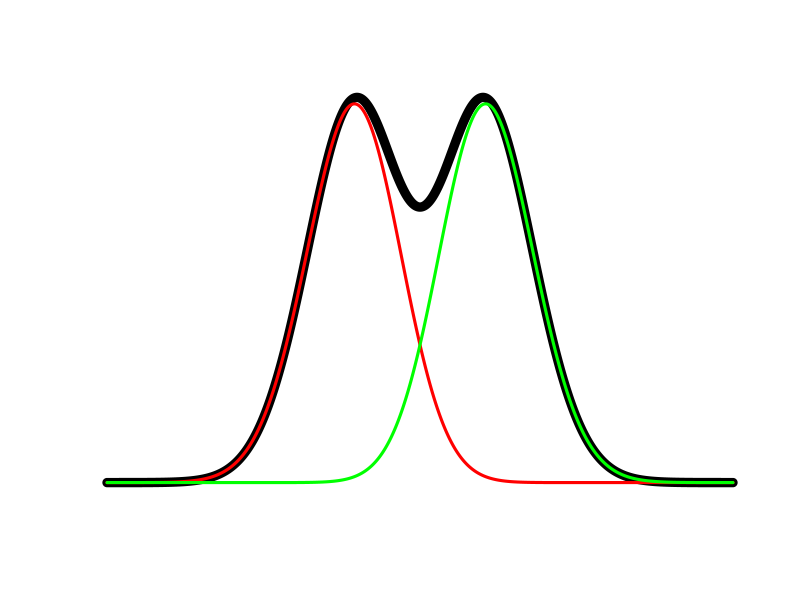

This figure's R source:
# Normal distributions found in the Tower of Pisa
# www.overfitting.net
# https://www.overfitting.net/2026/01/distribuciones-normales-en-la-torre-de.html

library(Cairo)


plot_two_skew_normals_and_sum <- function(
        xi1 = -0.2, xi2 = 0.2,  # x axis location
        omega1 = 1, omega2 = 1,  # width (~stdev)
        alpha1 = -4, alpha2 = 4,  # skewness (asymmetry)
        n = 5000, labels = FALSE  # resolution and labelling
) {
    # Skewed normal distribution function
    dskewnorm <- function(x, xi, omega, alpha) {
        z <- (x - xi) / omega
        2 / omega * dnorm(z) * pnorm(alpha * z)
    }
    
    # Calculations
    from <- min(xi1 - 5*omega1, xi2 - 5*omega2)
    to   <- max(xi1 + 5*omega1, xi2 + 5*omega2)
    x <- seq(from, to, length.out = n)
    y1 <- dskewnorm(x, xi1, omega1, alpha1)
    y2 <- dskewnorm(x, xi2, omega2, alpha2)
    ysum <- y1 + y2
    
    # Plotting
    plot(x, ysum, type = "l", lwd = 9,  # ysum always >= y1, y2
         axes = labels, ann = labels)
    lines(x, y1, lwd = 3, col='red')
    lines(x, y2, lwd = 3, col='green')
}


# Adjustments to fit the staircase in the Tower of Pisa
CairoPNG("plot_skew_normals.png", width=1920, height=1080)
plot_two_skew_normals_and_sum(
    xi1 = -3.7, xi2 = 3.7,
    omega1=5, omega2=5,
    alpha1 = -0.8, alpha2 = 0.8
)
dev.off()
